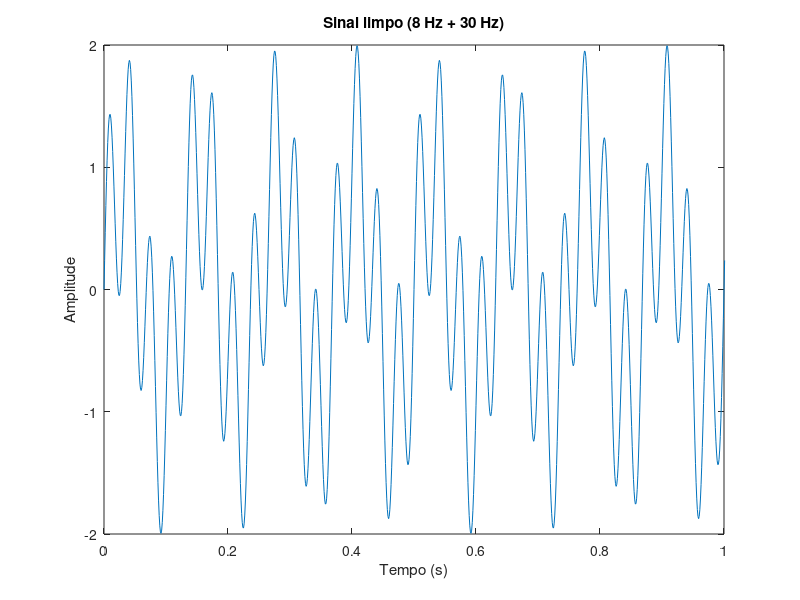
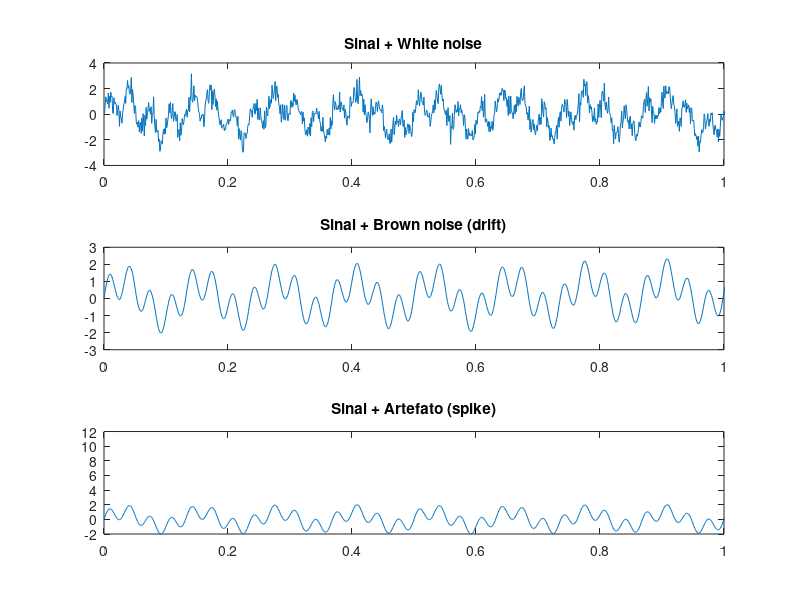
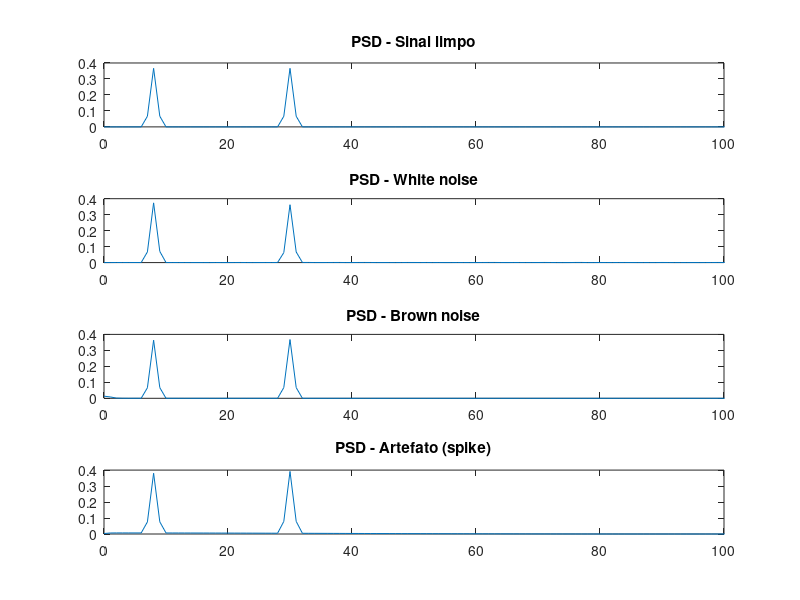
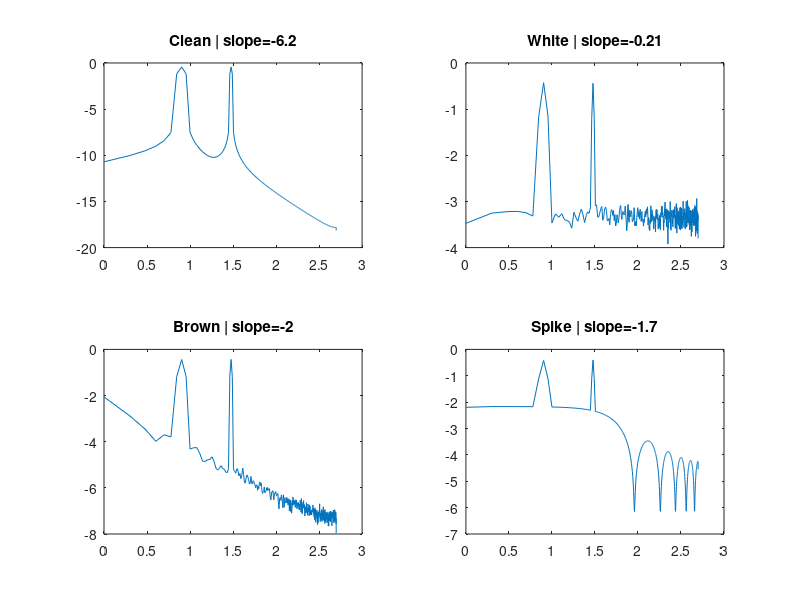

MATLAB code for these plots, in order: (Note: this script raises an error after producing the figures.)
%% DETECÇÃO DE RUÍDO E ARTEFATOS EM SINAIS
% Objetivo: entender como ruído/artefatos alteram o espectro do sinal

% Ruído (noise):
% variação aleatória, geralmente contínua (parte do sistema + erro de medição)

% Artefato (artifact):
% perturbação não desejada e estruturada

% OBS.: Todo artefato "suja" o sinal, mas nem todo ruído é um artefato

clc
clear
close all

%% =========================================
% 1. PARÂMETROS
% =========================================

samplingFrequencyHz = 1000;   % taxa de amostragem
timeStep = 1 / samplingFrequencyHz;
signalDuration = 5;           % segundos

timeVector = 0:timeStep:signalDuration-timeStep;

%% =========================================
% 2. SINAL LIMPO (SEM RUÍDO)
% =========================================
% Um sinal pode ser composto por múltiplas frequências

signal8Hz = sin(2*pi*8*timeVector);
signal30Hz = sin(2*pi*30*timeVector);

cleanSignal = signal8Hz + signal30Hz;

figure
plot(timeVector, cleanSignal)
title('Sinal limpo (8 Hz + 30 Hz)')
xlabel('Tempo (s)')
ylabel('Amplitude')
xlim([0 1])

%% =========================================
% 3. ADICIONANDO RUÍDOS / ARTEFATOS
% =========================================

% White noise (ruído aleatório)
whiteNoise = randn(size(timeVector));

% Brown noise (drift lento)
brownNoise = cumsum(randn(size(timeVector)));

% Artefato tipo spike (evento abrupto)
artifactSpike = zeros(size(timeVector));
artifactSpike(2000:2010) = 10;

% Sinais contaminados
signalWhite = cleanSignal + 0.5*whiteNoise;
signalBrown = cleanSignal + 0.01*brownNoise;
signalSpike = cleanSignal + artifactSpike;

%% Visualização

figure

subplot(3,1,1)
plot(timeVector, signalWhite)
title('Sinal + White noise')
xlim([0 1])

subplot(3,1,2)
plot(timeVector, signalBrown)
title('Sinal + Brown noise (drift)')
xlim([0 1])

subplot(3,1,3)
plot(timeVector, signalSpike)
title('Sinal + Artefato (spike)')
xlim([0 1])

%% =========================================
% 4. PSD (POWER SPECTRAL DENSITY)
% =========================================
% PSD mostra como a energia do sinal está distribuída nas frequências

windowLength = samplingFrequencyHz;
nFFT = 1000;

[psdClean, f] = pwelch(cleanSignal, windowLength, [], nFFT, samplingFrequencyHz);
[psdWhite, ~] = pwelch(signalWhite, windowLength, [], nFFT, samplingFrequencyHz);
[psdBrown, ~] = pwelch(signalBrown, windowLength, [], nFFT, samplingFrequencyHz);
[psdSpike, ~] = pwelch(signalSpike, windowLength, [], nFFT, samplingFrequencyHz);

%% Visualização da PSD

figure

subplot(4,1,1)
plot(f, psdClean)
title('PSD - Sinal limpo')
xlim([0 100])

subplot(4,1,2)
plot(f, psdWhite)
title('PSD - White noise')
xlim([0 100])

subplot(4,1,3)
plot(f, psdBrown)
title('PSD - Brown noise')
xlim([0 100])

subplot(4,1,4)
plot(f, psdSpike)
title('PSD - Artefato (spike)')
xlim([0 100])

%% =========================================
% 5. CONCEITO: SLOPE ESPECTRAL
% =========================================
% Em escala log-log, a PSD revela padrões:
% White noise → slope ~ 0
% Pink noise → slope ~ -1
% Brown noise → slope ~ -2

%% Função para calcular slope

computeSlope = @(psd, freq) ...
    polyfit(log10(freq(freq>0)), log10(psd(freq>0)), 1);

%% Calculando slopes

slopeClean = computeSlope(psdClean, f);
slopeWhite = computeSlope(psdWhite, f);
slopeBrown = computeSlope(psdBrown, f);
slopeSpike = computeSlope(psdSpike, f);

%% Visualização log-log

figure

logFreq = log10(f(f>0));

subplot(2,2,1)
plot(logFreq, log10(psdClean(f>0)))
title(['Clean | slope=' num2str(slopeClean(1),2)])

subplot(2,2,2)
plot(logFreq, log10(psdWhite(f>0)))
title(['White | slope=' num2str(slopeWhite(1),2)])

subplot(2,2,3)
plot(logFreq, log10(psdBrown(f>0)))
title(['Brown | slope=' num2str(slopeBrown(1),2)])

subplot(2,2,4)
plot(logFreq, log10(psdSpike(f>0)))
title(['Spike | slope=' num2str(slopeSpike(1),2)])

%% =========================================
% 6. DETECÇÃO DE PICOS NA PSD
% =========================================
% Picos indicam frequências dominantes no sinal

figure
plot(f, psdWhite)
hold on

[peakValues, peakLocations] = findpeaks(psdWhite, f, ...
    'MinPeakHeight', mean(psdWhite)*3);

plot(peakLocations, peakValues, 'ro')

title('Detecção de picos na PSD')
xlabel('Frequência (Hz)')
ylabel('PSD')
xlim([0 100])
grid on

%% =========================================
% 7. DETECÇÃO DE BURSTS (EVENTOS TRANSITÓRIOS)
% =========================================
% Bursts são aumentos rápidos de energia no tempo

signalPower = signalSpike.^2;

threshold = 5 * mean(signalPower);

burstIndices = find(signalPower > threshold);

figure

subplot(2,1,1)
plot(timeVector, signalSpike)
hold on
plot(timeVector(burstIndices), signalSpike(burstIndices), 'ro')
title('Detecção de burst no sinal')

subplot(2,1,2)
plot(timeVector, signalPower)
hold on
yline(threshold, 'r--')
title('Energia do sinal + threshold')
